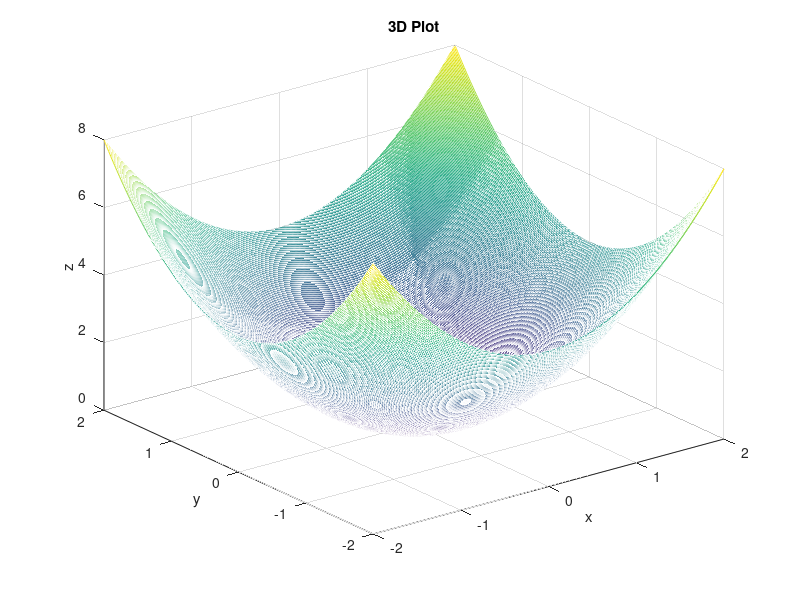

The MATLAB script that drew this image:
% 3D Plot
% Md. Roknuzzaman Rikon
% 26-9-2024
% Using mesh for 3D plot

% Creating 3D plot 
[x, y] = meshgrid(-2:0.01:2, -2:0.01:2); % Corrected the range for y
z = x.^2 + y.^2;  % Calculate z values for the 3D surface

% Plot the 3D mesh
mesh(x, y, z); 

% Labeling the axes
xlabel('x');  
ylabel('y');   
zlabel('z');  

% Add title and grid
title('3D Plot');   
grid on;
